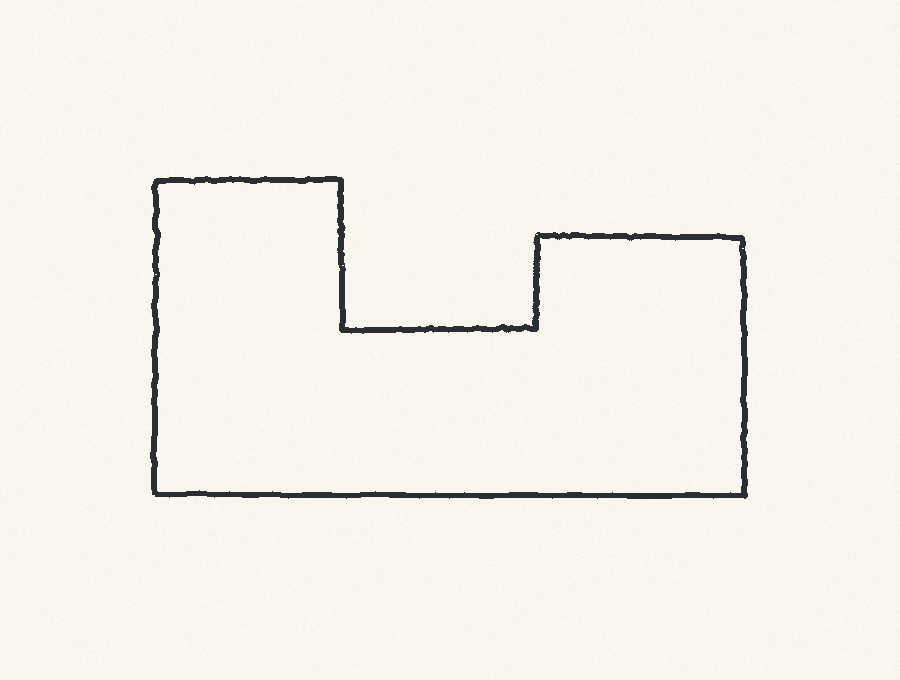
#> input picture demos/002-sketch-to-3d/samples/outline.png, 900 x 680 px
$ python sketch.py
#> lines starting #> are read from the running program, lines starting #| are printed output that depends on the picture; after the words box and inside, x2 and y2 are one past the last pixel; in counts of white or black regions, pixels touching at a corner belong together
"""Trace one closed, dark outline from an image and extrude a CAD solid."""
import argparse
import json
import math
from pathlib import Path

import contourpy
import numpy as np
from PIL import Image, ImageOps
from scipy import ndimage

SAMPLE = Path(__file__).parent / "samples" / "outline.png"


def simplify(points, tolerance):
    """Ramer–Douglas–Peucker simplification, including a closed input ring."""
    points = np.asarray(points, dtype=float)
    start, end = points[0], points[-1]
    segment = end - start
    length2 = segment @ segment
    if length2:
        t = np.clip((points - start) @ segment / length2, 0, 1)
        distances = np.linalg.norm(points - (start + t[:, None] * segment), axis=1)
    else:
        distances = np.linalg.norm(points - start, axis=1)
    index = int(np.argmax(distances))
    if distances[index] > tolerance:
        return np.vstack((simplify(points[:index + 1], tolerance)[:-1],
                          simplify(points[index:], tolerance)))
    return points[[0, -1]]


def trace(path, width=80, threshold=120, tolerance=1.5):
#> called with width = 80, threshold = 120, tolerance = 1.5
    if not math.isfinite(width) or not 5 <= width <= 500:
        raise ValueError("Width must be 5–500 mm.")
    if not math.isfinite(threshold) or not 20 <= threshold <= 230:
        raise ValueError("Threshold must be 20–230.")
    if not math.isfinite(tolerance) or not .25 <= tolerance <= 5:
        raise ValueError("Outline tolerance must be 0.25–5 pixels.")
    with Image.open(path) as original:
#> original is the input picture: PIL image 900x680 RGB; mean R, G, B 244.7, 241.8, 233
        if original.width * original.height > 25_000_000:
            raise ValueError("Use an image under 25 megapixels.")
        im = ImageOps.exif_transpose(original).convert("RGBA")
        background = Image.new("RGBA", im.size, "white")
#> background: PIL image 900x680 RGBA; every value is 255
        background.alpha_composite(im)
        im = background.convert("RGB")
        im.thumbnail((1000, 1000))
    gray = np.asarray(im.convert("L"))
    dark = gray < threshold
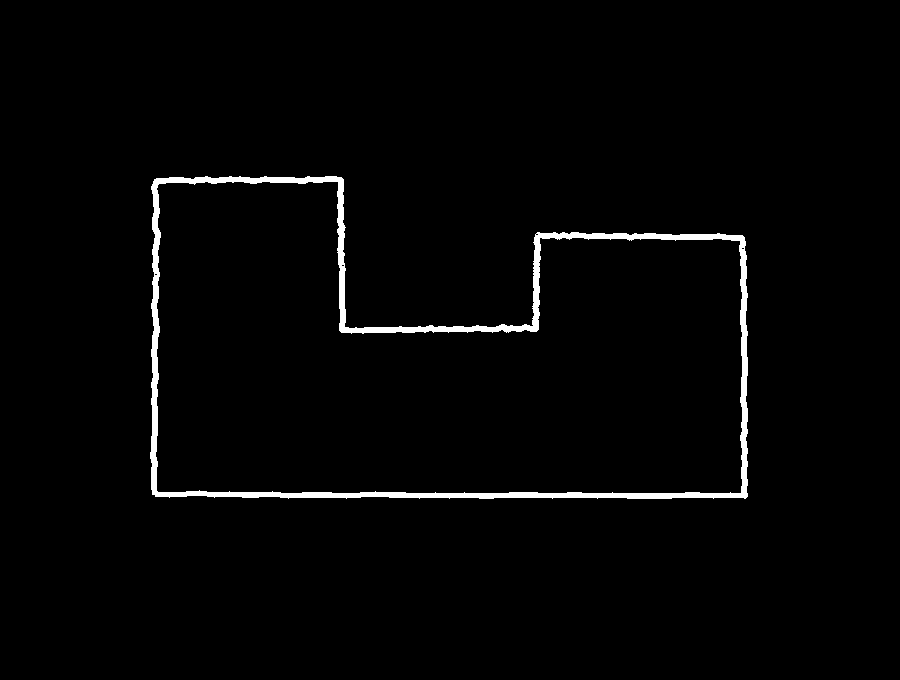
#> dark: shape (680, 900) bool; 1.9% white; 1 white region, box (x1, y1, x2, y2) and area: (150, 176, 748, 499) 11453
    if dark[0].any() or dark[-1].any() or dark[:, 0].any() or dark[:, -1].any():
        raise ValueError("Crop to a single outline with a clean, light border.")
    labels, count = ndimage.label(dark, structure=np.ones((3, 3)))
#> count = 1
    sizes = np.bincount(labels.ravel())
#> sizes = [600547, 11453]
    candidates = [i for i in range(1, count + 1) if sizes[i] >= max(25, dark.size * .00015)]
#> candidates = [1]
    if len(candidates) != 1:
        raise ValueError("Use exactly one connected outline; remove text, holes and extra marks.")
    ink = labels == candidates[0]
    filled = ndimage.binary_fill_holes(ink)
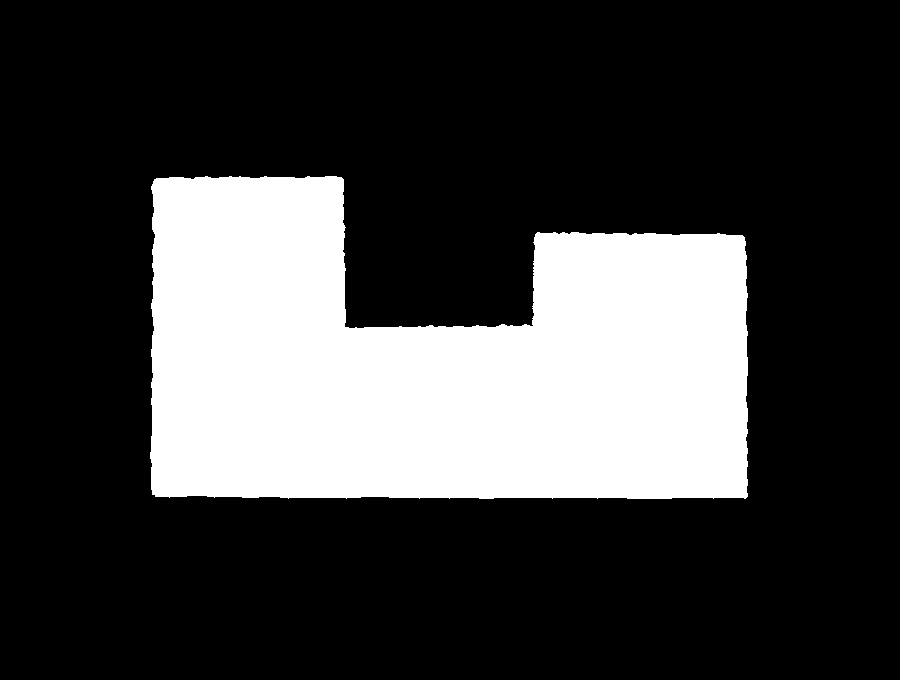
#> filled: shape (680, 900) bool; 24.6% white; 1 white region, box (x1, y1, x2, y2) and area: (150, 176, 748, 499) 150489
    interior = filled & ~ink
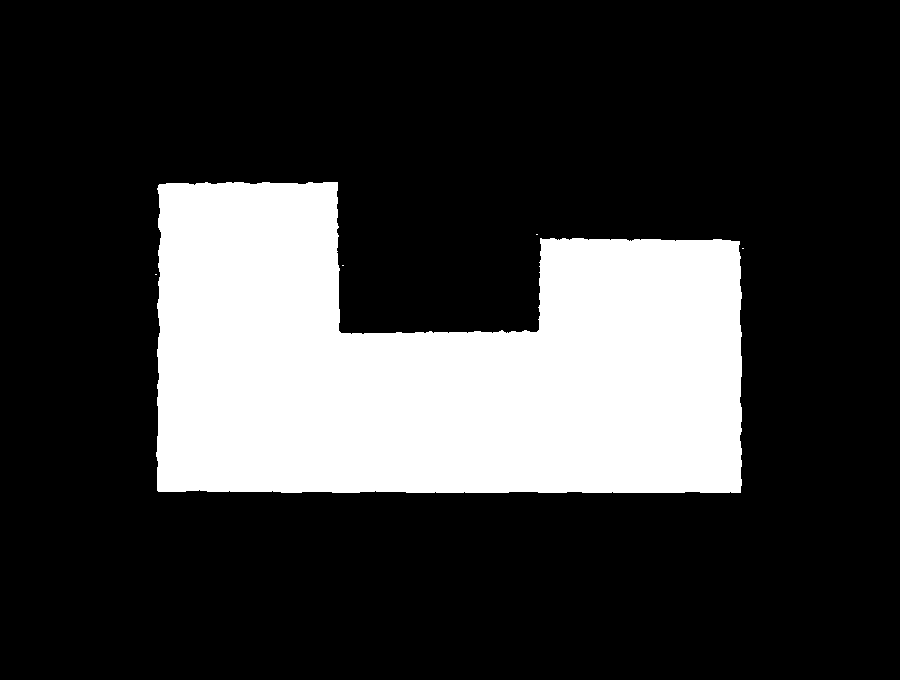
#> interior: shape (680, 900) bool; 22.7% white; 5 white regions (4 under 20 px), largest, box (x1, y1, x2, y2) and area: (156, 182, 742, 493) 139028
    inside_labels, _ = ndimage.label(interior)
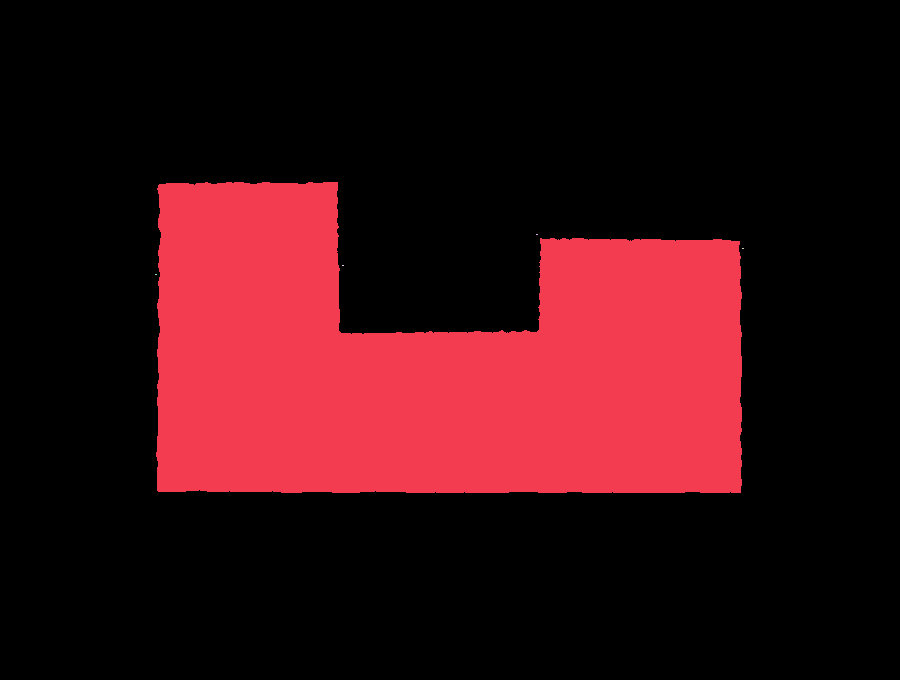
#> inside_labels: shape (680, 900) int32; 6 distinct labels, from 0 to 5; one colour per label, 0 black
    inside_sizes = np.bincount(inside_labels.ravel())[1:]
#> inside_sizes = [139028, 2, 2, 2, 2]
    regions = int(np.sum(inside_sizes >= max(100, dark.size * .0002)))
#> regions = 1
    if regions != 1 or interior.sum() < max(100, ink.sum()):
        raise ValueError("Outline must be closed, unfilled and enclose one clear region.")
    contours = contourpy.contour_generator(z=filled.astype(float)).lines(.5)
#> contours = 1 point arrays, longest 2247 points
    if len(contours) != 1:
        raise ValueError("Unable to trace a single outer boundary.")
    pixels = simplify(contours[0], tolerance)[:-1]
#> in simplify, `points = np.asarray(points, dtype=float)`: points = 2247 pairs, first value 149.5 to 747.5, second value 175.5 to 498.5
#> in simplify, `start, end = points[0], points[-1]`: start = [204.5, 176]
#> in simplify, `segment = end - start`: segment = [0, 0]
#> in simplify, `length2 = segment @ segment`: length2 = 0
#> in simplify, `distances = np.linalg.norm(points - start, axis=1)`: distances = 2247 values, max 630.3 at index 1200, min 0 at index 0, mean 332.7
#> in simplify, `index = int(np.argmax(distances))`: index = 1200
#> in simplify (call 20), `points = np.asarray(points, dtype=float)`: points = 24 rows, first 8: [342.5, 250], [342.5, 251], [343, 251.5], [343.5, 252], [344, 252.5], [344.5, 253], [344.5, 254], [344.5, 255]
#> in simplify (call 37), `points = np.asarray(points, dtype=float)`: points = 22 rows, first 8: [476, 324.5], [477, 324.5], [478, 324.5], [478.5, 325], [479, 325.5], [480, 325.5], [481, 325.5], [482, 325.5]
#> pixels = 76 pairs, first value 149.5 to 747.5, second value 175.5 to 498.5
    if not 3 <= len(pixels) <= 180:
        raise ValueError("Outline is too complex. Use a simpler drawing or increase tolerance.")
    points = pixels.copy()
#> points has the same summary as pixels
    points[:, 1] *= -1
    points -= points.min(axis=0)
#> points = 76 pairs, first value 0 to 598, second value 0 to 323
    points *= width / np.ptp(points[:, 0])
#> points = 76 pairs, first value 0 to 80, second value 0 to 43.21
    area = .5 * np.sum(points[:, 0] * np.roll(points[:, 1], -1) -
                       np.roll(points[:, 0], -1) * points[:, 1])
#> area = -2698.4
    if area < 0:
        points = points[::-1]
    return im, pixels, points.tolist()


def build(points, depth):
    from build123d import Polygon, extrude
    if not math.isfinite(depth) or not .5 <= depth <= 100:
        raise ValueError("Depth must be 0.5–100 mm.")
    vertices = np.asarray(points, dtype=float)
    if vertices.ndim != 2 or vertices.shape[1] != 2 or not 3 <= len(vertices) <= 180:
        raise ValueError("Provide 3–180 two-dimensional outline vertices.")
    if not np.isfinite(vertices).all() or np.abs(vertices).max() > 1000:
        raise ValueError("Vertices must be finite and within 1000 mm of the origin.")
    profile = Polygon(*(tuple(v) for v in vertices.tolist()), align=None)
    if not profile.is_valid or profile.area <= 0:
        raise ValueError("Outline is not a valid planar profile.")
    part = extrude(profile, amount=depth)
    if not part.is_valid or len(part.solids()) != 1 or part.volume <= 0:
        raise ValueError("Outline did not produce one valid solid.")
    part.label = "Sketch-to-3D"
    return part


def export(part, points, depth, destination, source="edited profile"):
    from build123d import export_step, export_stl
    dest = Path(destination)
    dest.mkdir(parents=True, exist_ok=True)
    if not export_step(part, dest / "model.step"):
        raise RuntimeError("STEP export failed.")
    if not export_stl(part, dest / "model.stl", tolerance=.03):
        raise RuntimeError("STL export failed.")
    data = {"units": "mm", "source": Path(source).name, "depth_mm": depth,
            "vertices_mm": points, "volume_mm3": part.volume,
            "notes": "Edit depth_mm or vertices_mm, then use --rebuild. STEP stores geometry, not a native feature tree."}
    (dest / "profile.json").write_text(json.dumps(data, indent=2) + "\n")
    return dest


def main():
    parser = argparse.ArgumentParser(description=__doc__)
    parser.add_argument("image", nargs="?", default=str(SAMPLE))
    parser.add_argument("--width", type=float, default=80)
    parser.add_argument("--depth", type=float)
    parser.add_argument("--threshold", type=float, default=120)
    parser.add_argument("--tolerance", type=float, default=1.5)
    parser.add_argument("--rebuild", type=Path, help="Rebuild an edited profile.json")
    parser.add_argument("--output", default="outputs/sketch-to-3d")
    args = parser.parse_args()
    try:
        if args.rebuild:
            data = json.loads(args.rebuild.read_text())
            if data.get("units") != "mm":
                raise ValueError("Rebuild profile must use millimetres.")
            points = data["vertices_mm"]
            depth = args.depth if args.depth is not None else data["depth_mm"]
        else:
            _, _, points = trace(args.image, args.width, args.threshold, args.tolerance)
            depth = args.depth if args.depth is not None else 8
        part = build(points, depth)
#> in build, `vertices = np.asarray(points, dtype=float)`: vertices has the same summary as points in trace
        destination = export(part, points, depth, args.output,
                             str(args.rebuild) if args.rebuild else args.image)
    except (ValueError, RuntimeError, OSError, KeyError, TypeError) as exc:
        parser.exit(2, f"Error: {exc}\n")
    print(f"One valid solid | {len(points)} editable vertices | {part.volume:.1f} mm³")
    print(f"STEP + STL + editable JSON: {destination.resolve()}")


if __name__ == "__main__":
    main()
#> (the call stopped at in build, `profile = Polygon(*(tuple(v) for v in vertices.tolist()), align=None)`: build123d is not available in this run)
